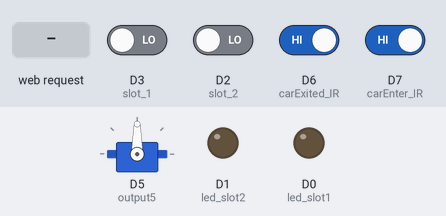
This sketch was run on a simulated ESP8266 (NodeMCU). On the bench: servo, output pins drawn as LEDs (lit = HIGH). The test bench sets the inputs (shaded band); at power-on: D6 (carExited_IR), D7 (carEnter_IR) HIGH, D2 (slot_2), D3 (slot_1) LOW. WiFi joins after 1.5 s; servers stay silent unless stated; what the sketch prints to the serial monitor is not drawn.

Above: at 2.7 s.
2.8 s: HTTP request GET /5/on received
At 3.4 s:
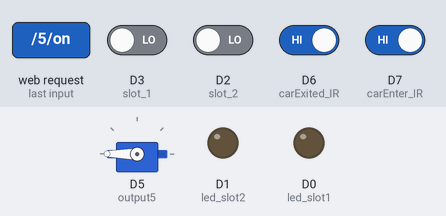
4.3 s: HTTP request GET /5/off received
At 5.5 s:
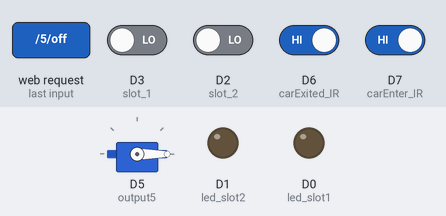
5.8 s: D3 (slot_1) driven HIGH
At 6.7 s:
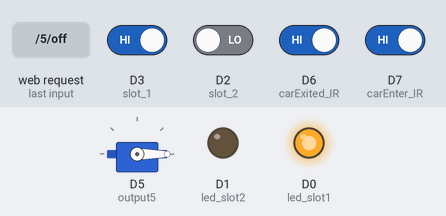
7.3 s: D2 (slot_2) driven HIGH
At 7.8 s:
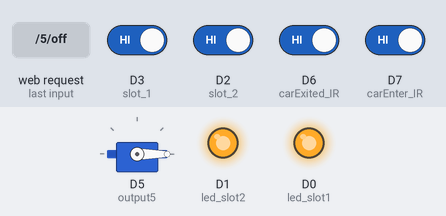
8.8 s: D6 (carExited_IR) driven LOW
At 10.1 s:
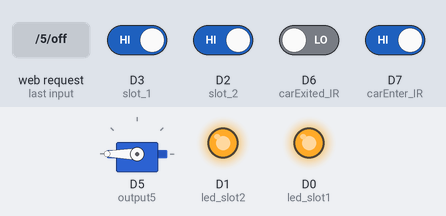
Timing chart, 0 to 11.3 s (numbered marks = the images above; inputs shaded):
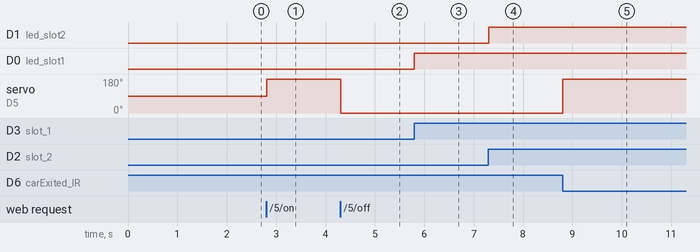

The sketch:

Iot_parking_system_.ino
```cpp
// Load Wi-Fi library
#include <ESP8266WiFi.h>
#include <Servo.h>
Servo myservo;
int carEnter_IR = D7;
int carExited_IR = D6;

int slot_1=D3;
int slot_2=D2;
int led_slot1 = D0;
int led_slot2= D1;
int num_of_cars=0;
// Replace with your network credentials
const char* ssid     = "";
const char* password = "";

// Set web server port number to 80
WiFiServer server(80);

// Variable to store the HTTP request
String header;

// Auxiliar variables to store the current output state
String output5State = "closed";


// Assign output variables to GPIO pins
const int output5 = D5;
int pos = 0;
// Current time
unsigned long currentTime = millis();
// Previous time
unsigned long previousTime = 0;
// Define timeout time in milliseconds (example: 2000ms = 2s)
const long timeoutTime = 2000;

void setup() {
  Serial.begin(115200);
  // Initialize the output variables as outputs
  pinMode(output5, OUTPUT);
  pinMode(carExited_IR, INPUT);    // ir as input
  pinMode(carEnter_IR, INPUT);
  pinMode(slot_1,INPUT);
  pinMode(slot_2,INPUT);

   pinMode(led_slot1,OUTPUT);
   pinMode(led_slot2,OUTPUT); // Led pin OUTPUT

  // Set outputs to LOW
 // digitalWrite(output5, LOW);
 myservo.attach(output5);

  // Connect to Wi-Fi network with SSID and password
  Serial.print("Connecting to ");
  Serial.println(ssid);
  WiFi.begin(ssid, password);
  while (WiFi.status() != WL_CONNECTED) {
    delay(500);
    Serial.print(".");
  }
  // Print local IP address and start web server
  Serial.println("");
  Serial.println("WiFi connected.");
  Serial.println("IP address: ");
  Serial.println(WiFi.localIP());
  server.begin();
}


void loop(){
   oped_close_gate_automatically();
 int slot_1_status=digitalRead(slot_1);
 int slot_2_status=digitalRead(slot_2);
  String myString;
 myString= car_parking(slot_1_status,slot_2_status,myString);
  WiFiClient client = server.available();   // Listen for incoming clients

  if (client) {                             // If a new client connects,
    Serial.println("New Client.");          // print a message out in the serial port
    String currentLine = "";                // make a String to hold incoming data from the client
    currentTime = millis();
    previousTime = currentTime;
    while (client.connected() && currentTime - previousTime <= timeoutTime) { // loop while the client's connected
      currentTime = millis();
      if (client.available()) {             // if there's bytes to read from the client,
        char c = client.read();             // read a byte, then
        Serial.write(c);                    // print it out the serial monitor
        header += c;
        if (c == '\n') {                    // if the byte is a newline character
          // if the current line is blank, you got two newline characters in a row.
          // that's the end of the client HTTP request, so send a response:
          if (currentLine.length() == 0) {
            // HTTP headers always start with a response code (e.g. HTTP/1.1 200 OK)
            // and a content-type so the client knows what's coming, then a blank line:
            client.println("HTTP/1.1 200 OK");
            client.println("Content-type:text/html");
            client.println("Connection: close");
            client.println();

            // turns the GPIOs on and off
            if (header.indexOf("GET /5/on") >= 0) {
              Serial.println("GPIO 5 on");
              output5State = "opend";
              open_gate();
            } else if (header.indexOf("GET /5/off") >= 0) {
              Serial.println("GPIO 5 off");
              output5State = "closed";
              close_gate();

            }

            // Display the HTML web page
            client.println("<!DOCTYPE html><html>");
            client.println("<head><meta http-equiv='refresh' content='3'><meta name=\"viewport\" content=\"width=device-width, initial-scale=1\">");
            client.println("<link rel=\"icon\" href=\"data:,\">");
            // CSS to style the on/off buttons
            // Feel free to change the background-color and font-size attributes to fit your preferences
            client.println("<style>html { font-family: Helvetica; display: inline-block; margin: 0px auto; text-align: center;}");
            client.println(".button { background-color: #195B6A; border: none; color: white; padding: 16px 40px;");
            client.println("text-decoration: none; font-size: 30px; margin: 2px; cursor: pointer;}");
            client.println(".button2 {background-color: #77878A;}</style></head>");

            // Web Page Heading
            client.println("<body style='background-color:powderblue;'><h1>parking car system </h1>");

            // Display current state, and ON/OFF buttons for GPIO 5
            if ( slot_1_status==1){
            client.println("<p> state of the slot 1 now : Available""</p>");
            }
            else{
              client.println("<p> state of the slot 1 now : Not Available""</p>");
            }
             if ( slot_2_status==1){
            client.println("<p> state of the slot 2 now : Available""</p>");
            }
            else{
              client.println("<p> state of the slot 2 now : Not Available""</p>");
            }
           // client.println("<p> state of the slot 2 now : " + myString2 + "</p>");
            client.println("<p> The number of parked cars now : " + myString + "</p>");
            client.println(" <p>the state of the gate now : " + output5State + "</p>");

            // If the output5State is off, it displays the ON button
            if (output5State=="closed") {
              client.println("<p><a href=\"/5/on\"><button class=\"button\">Open</button></a></p>");
            } else {
              client.println("<p><a href=\"/5/off\"><button class=\"button button2\">Close</button></a></p>");
            }

            // Display current state, and ON/OFF buttons for GPIO 4
            client.println("</body></html>");

            // The HTTP response ends with another blank line
            client.println();
            // Break out of the while loop
            break;
          } else { // if you got a newline, then clear currentLine
            currentLine = "";
          }
        } else if (c != '\r') {  // if you got anything else but a carriage return character,
          currentLine += c;      // add it to the end of the currentLine
        }
      }
    }
    // Clear the header variable
    header = "";
    // Close the connection
    client.stop();
    Serial.println("Client disconnected.");
    Serial.println("");
  }
}
void oped_close_gate_automatically(){

if ( digitalRead(carEnter_IR)==0&&num_of_cars<2){
  open_gate();
  delay(5000);
  close_gate();
  delay(3000);
    }
     if(digitalRead (carExited_IR)==0){
  open_gate();
  delay(5000);
  close_gate();
  delay(3000);
}
}
String car_parking(int slot1,int slot2,String string1){

if (slot1==0){
  digitalWrite(led_slot1, LOW);
  num_of_cars++;
}
else {
  num_of_cars=0;
  digitalWrite(led_slot1, HIGH);
}
if (slot2==0){
  digitalWrite(led_slot2, LOW);
  num_of_cars++;
}
else {
  num_of_cars=0;
  digitalWrite(led_slot2, HIGH);
}
num_of_cars=(!slot1)+(!slot2);
string1 = String(num_of_cars);
return string1;
}
void open_gate(){
 for (pos = 0; pos <= 180; pos += 1) {
             myservo.write(pos);
          }
}
void close_gate(){
      for (pos = 180; pos >= 0; pos -= 1) {
    myservo.write(pos);
  }
}
```

Measured:
- after the input at 2.8 s, servo on D5 (output5): 90° → 180° at once
- after the input at 4.3 s, servo on D5 (output5): 180° → 0° at once
- after the input at 5.8 s, D0 (led_slot1): LOW → HIGH at once
- after the input at 7.3 s, D1 (led_slot2): LOW → HIGH at once
- after the input at 8.8 s, servo on D5 (output5): 0° → 180° at once
